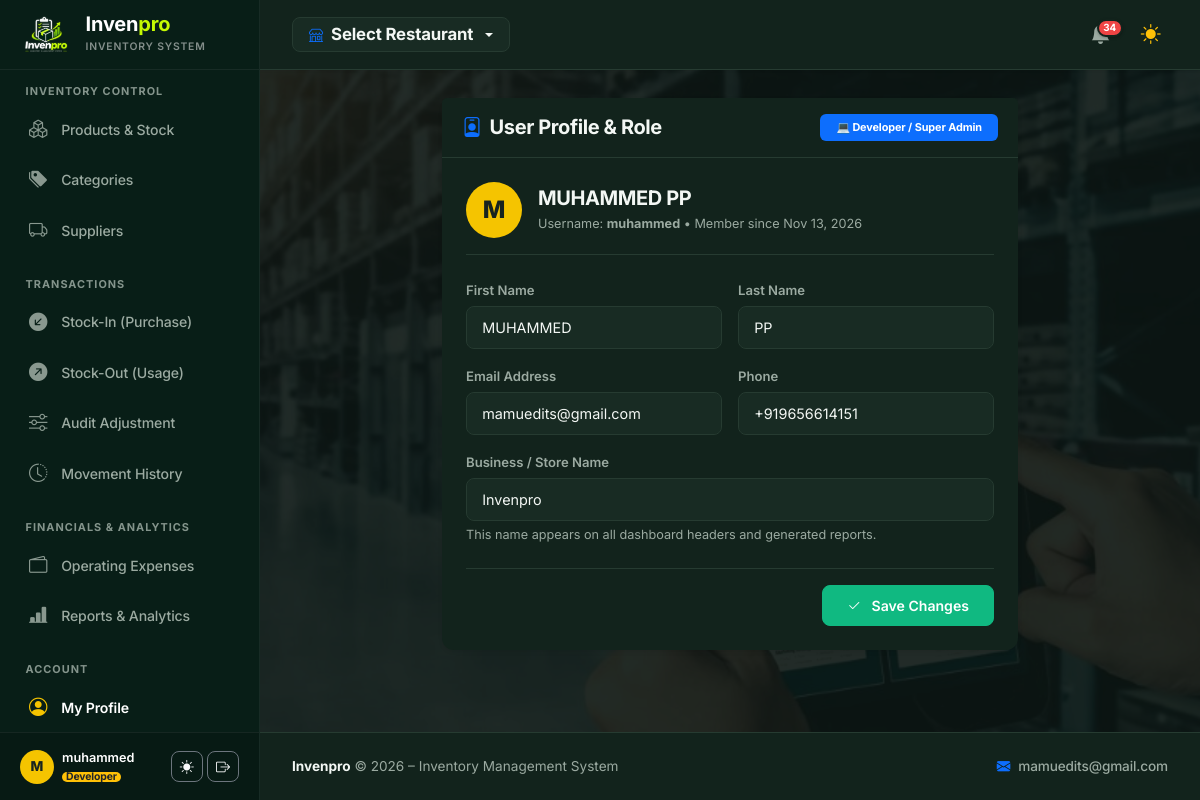
Page /profile/ (signed in) on the committed database.
### accounts/models.py (models this page shows, shortened)
class UserProfile(models.Model):
    ROLE_CHOICES = [
        ('developer', '💻 Developer / Super Admin'),
        ('admin', '👑 Restaurant Admin / Owner'),
        ('staff', '👨‍🍳 Staff / Inventory Operator'),
    ]
    CURRENCY_CHOICES = [
        ('INR', '₹ INR (Indian Rupee)'),
        ('USD', '$ USD (US Dollar)'),
        ('EUR', '€ EUR (Euro)'),
        ('GBP', '£ GBP (British Pound)'),
        ('AED', 'د.إ AED (UAE Dirham)'),
    ]
    THEME_CHOICES = [
        ('light', '☀️ Light Mode'),
        ('dark', '🌙 Dark Mode'),
    ]
    user = models.OneToOneField(User, on_delete=models.CASCADE, related_name='profile')
    role = models.CharField(max_length=20, choices=ROLE_CHOICES, default='staff')
    restaurant = models.ForeignKey(Restaurant, on_delete=models.CASCADE, null=True, blank=True, related_name='members')
    phone = models.CharField(max_length=20, blank=True)
    business_name = models.CharField(max_length=150, default='Invenpro Store', blank=True)
    display_password = models.CharField(max_length=128, blank=True, default='', verbose_name="Visible Password Reference")
    currency = models.CharField(max_length=10, choices=CURRENCY_CHOICES, default='INR')
    theme_mode = models.CharField(max_length=10, choices=THEME_CHOICES, default='light')
    usd_rate = models.DecimalField(
        max_digits=10, decimal_places=2, default=Decimal('84.00'),
        verbose_name="1 USD in INR"
    )
    eur_rate = models.DecimalField(
        max_digits=10, decimal_places=2, default=Decimal('91.00'),
        verbose_name="1 EUR in INR"
    )
    gbp_rate = models.DecimalField(
        max_digits=10, decimal_places=2, default=Decimal('107.00'),
        verbose_name="1 GBP in INR"
    )
    aed_rate = models.DecimalField(
        max_digits=10, decimal_places=2, default=Decimal('23.00'),
        verbose_name="1 AED in INR"
    )
    gst_number = models.CharField(max_length=50, blank=True, verbose_name="GST / Tax Identification Number")
    store_address = models.TextField(blank=True, verbose_name="Store / Business Address")
    default_min_stock = models.DecimalField(
        max_digits=10,
        decimal_places=2,
        default=Decimal('5.00'),
        verbose_name="Default Minimum Stock Alert"
    )
    enable_stock_alerts = models.BooleanField(default=True, verbose_name="Show Stock Alert Badges & Banners")
    created_at = models.DateTimeField(auto_now_add=True)
    @property
    def is_developer(self):
        return self.role == 'developer' or self.user.is_superuser
    @property
    def is_restaurant_admin(self):
        return self.role in ['admin', 'developer'] or self.user.is_superuser
    @property
    def is_admin(self):
        return self.is_restaurant_admin
    @property
    def currency_symbol(self):
        symbol_map = {
            'INR': '₹',
            'USD': '$',
            'EUR': '€',
            'GBP': '£',
            'AED': 'د.إ',
        }
        return symbol_map.get(self.currency, '₹')

### accounts/views.py (the view)
# urls.py: path('profile/', views.profile_view, name='profile'),
@login_required
def profile_view(request):
    profile, _ = UserProfile.objects.get_or_create(user=request.user)
    if request.method == 'POST':
        form = UserProfileUpdateForm(request.POST, instance=profile)
        if form.is_valid():
            profile = form.save()
            user = request.user
            user.first_name = form.cleaned_data.get('first_name', '')
            user.last_name = form.cleaned_data.get('last_name', '')
            user.email = form.cleaned_data.get('email', '')
            user.save()
            messages.success(request, "Your profile has been updated.")
            return redirect('profile')
    else:
        form = UserProfileUpdateForm(instance=profile)
    return render(request, 'accounts/profile.html', {
        'form': form,
        'profile': profile,
    })

### accounts/forms.py
class UserProfileUpdateForm(forms.ModelForm):
    first_name = forms.CharField(
        max_length=100,
        required=False,
        widget=forms.TextInput(attrs={'class': 'form-control'})
    )
    last_name = forms.CharField(
        max_length=100,
        required=False,
        widget=forms.TextInput(attrs={'class': 'form-control'})
    )
    email = forms.EmailField(
        required=False,
        widget=forms.EmailInput(attrs={'class': 'form-control'})
    )
    class Meta:
        model = UserProfile
        fields = ['phone', 'business_name']
        widgets = {
            'phone': forms.TextInput(attrs={'class': 'form-control'}),
            'business_name': forms.TextInput(attrs={'class': 'form-control'}),
        }
    def __init__(self, *args, **kwargs):
        super().__init__(*args, **kwargs)
        if self.instance and self.instance.user:
            self.fields['first_name'].initial = self.instance.user.first_name
            self.fields['last_name'].initial = self.instance.user.last_name
            self.fields['email'].initial = self.instance.user.email

### templates/accounts/profile.html (shortened to what this page needs)
{% extends 'base.html' %}
{% block content %}
<div class="row justify-content-center">
  <div class="col-lg-8">
    <div class="card shadow-sm border-0 mb-4">
      <div class="card-header bg-transparent py-3 d-flex justify-content-between align-items-center">
        <h5 class="mb-0 fw-bold"><i class="bi bi-person-badge me-2 text-primary"></i>User Profile & Role</h5>
        <span class="badge {% if profile.is_admin %}bg-primary{% else %}bg-secondary{% endif %} px-3 py-2">
          {{ profile.get_role_display }}
        </span>
      </div>
      <div class="card-body p-4">
        <div class="d-flex align-items-center gap-3 mb-4 pb-3 border-bottom">
          <div class="avatar-initials" style="width: 56px; height: 56px; font-size: 1.5rem;">
            {{ user.username|first|upper }}
          </div>
          <div>
            <h5 class="mb-1 fw-bold">{{ user.get_full_name|default:user.username }}</h5>
            <div class="text-muted small">Username: <strong>{{ user.username }}</strong> &bull; Member since {{ user.date_joined|date:"M d, Y" }}</div>
          </div>
        </div>
        <form method="POST">
          <div class="row g-3">
            <div class="col-md-6">
              <label class="form-label">First Name</label>
              {{ form.first_name }}
            </div>
            <div class="col-md-6">
              <label class="form-label">Last Name</label>
              {{ form.last_name }}
            </div>
            <div class="col-md-6">
              <label class="form-label">Email Address</label>
              {{ form.email }}
            </div>
            <div class="col-md-6">
              <label class="form-label">Phone</label>
              {{ form.phone }}
            </div>
            <div class="col-12">
              <label class="form-label">Business / Store Name</label>
              {{ form.business_name }}
              <div class="form-text">This name appears on all dashboard headers and generated reports.</div>
            </div>
          </div>
          <div class="mt-4 pt-3 border-top text-end">
            <button type="submit" class="btn btn-primary px-4">
              <i class="bi bi-check2 me-1"></i> Save Changes
            </button>
          </div>
        </form>
      </div>
    </div>
  </div>
</div>
{% endblock %}

### templates/base.html (shortened to what this page needs)
{% load static %}
<!DOCTYPE html>
<html lang="en" data-bs-theme="{{ theme_mode|default:'light' }}" data-guest-auth="{% if not user.is_authenticated %}true{% else %}false{% endif %}" data-currency="{{ currency_symbol|default:'₹' }}">
<head>
  <link href="https://cdn.jsdelivr.net/npm/bootstrap@5.3.3/dist/css/bootstrap.min.css" rel="stylesheet">
  <link rel="stylesheet" href="https://cdn.jsdelivr.net/npm/bootstrap-icons@1.11.3/font/bootstrap-icons.min.css">
  <link rel="stylesheet" href="{% static 'css/stockwise.css' %}?v=4.2">
</head>
<body>
{% if user.is_authenticated %}
  <aside class="app-sidebar">
    <div class="sidebar-brand">
      <div id="sidebarLogoToggle" class="brand-logo-wrap" title="Toggle Sidebar (Expand / Shrink)" role="button" tabindex="0">
        <img src="{% static 'images/invenpro-logo.png' %}?v=3.2" alt="Invenpro Logo" class="brand-logo-img">
      </div>
      <div class="brand-text-wrap">
        <a href="{% url 'dashboard' %}" class="text-decoration-none">
          <span class="d-block lh-1 text-white fw-bold fs-5 tracking-tight">Inven<span style="color: #c4fa03;">pro</span></span>
          <small class="text-white-50 fw-semibold" style="font-size: 0.65rem; letter-spacing: 0.8px; text-transform: uppercase;">Inventory System</small>
        </a>
      </div>
    </div>
    <div class="sidebar-nav">
      <div class="nav-section-title mt-2">Inventory Control</div>
      <a href="{% url 'product_list' %}" class="nav-link {% if 'product' in request.resolver_match.url_name %}active{% endif %}" title="Products & Stock">
        <i class="bi bi-boxes"></i>
        <span>Products &amp; Stock</span>
      </a>
      <a href="{% url 'category_list' %}" class="nav-link {% if 'category' in request.resolver_match.url_name %}active{% endif %}" title="Categories">
        <i class="bi bi-tags-fill"></i>
        <span>Categories</span>
      </a>
      <a href="{% url 'supplier_list' %}" class="nav-link {% if 'supplier' in request.resolver_match.url_name %}active{% endif %}" title="Suppliers">
        <i class="bi bi-truck"></i>
        <span>Suppliers</span>
      </a>
      <div class="nav-section-title mt-2">Transactions</div>
      <a href="{% url 'stock_in' %}" class="nav-link {% if request.resolver_match.url_name == 'stock_in' %}active{% endif %}" title="Stock-In (Purchase)">
        <i class="bi bi-arrow-down-left-circle-fill"></i>
        <span>Stock-In (Purchase)</span>
      </a>
      <a href="{% url 'stock_out' %}" class="nav-link {% if request.resolver_match.url_name == 'stock_out' %}active{% endif %}" title="Stock-Out (Usage)">
        <i class="bi bi-arrow-up-right-circle-fill"></i>
        <span>Stock-Out (Usage)</span>
      </a>
      {% if is_restaurant_admin or is_developer %}
        <a href="{% url 'stock_adjustment' %}" class="nav-link {% if request.resolver_match.url_name == 'stock_adjustment' %}active{% endif %}" title="Audit Adjustment">
          <i class="bi bi-sliders"></i>
          <span>Audit Adjustment</span>
        </a>
      {% endif %}
      <a href="{% url 'transaction_list' %}" class="nav-link {% if request.resolver_match.url_name == 'transaction_list' %}active{% endif %}" title="Movement History">
        <i class="bi bi-clock-history"></i>
        <span>Movement History</span>
      </a>
      {% if is_restaurant_admin or is_developer %}
        <div class="nav-section-title mt-2">Financials &amp; Analytics</div>
        <a href="{% url 'expense_list' %}" class="nav-link {% if 'expense' in request.resolver_match.url_name %}active{% endif %}" title="Operating Expenses">
          <i class="bi bi-wallet2"></i>
          <span>Operating Expenses</span>
        </a>
        <a href="{% url 'report_overview' %}" class="nav-link {% if 'report' in request.resolver_match.url_name %}active{% endif %}" title="Reports & Analytics">
          <i class="bi bi-bar-chart-line-fill"></i>
          <span>Reports &amp; Analytics</span>
        </a>
      {% endif %}
      <div class="nav-section-title mt-2">Account</div>
      <a href="{% url 'profile' %}" class="nav-link {% if request.resolver_match.url_name == 'profile' %}active{% endif %}" title="My Profile">
        <i class="bi bi-person-circle"></i>
        <span>My Profile</span>
      </a>
    </div>
    <div class="sidebar-footer">
      <div class="d-flex align-items-center justify-content-between w-100">
        <div class="d-flex align-items-center gap-2">
          <div class="avatar-initials" title="{{ user.username }}">
            {{ user.username|first|upper }}
          </div>
          <div class="user-info-wrap overflow-hidden" style="max-width: 120px;">
            <div class="text-truncate fw-semibold text-white small">{{ user.username }}</div>
            <div class="text-truncate text-muted" style="font-size: 0.75rem;">
              {% if is_developer %}
                <span class="badge bg-warning text-dark py-0 px-1" style="font-size: 0.65rem;">Developer</span>
              {% elif is_restaurant_admin %}
                <span class="badge bg-primary py-0 px-1" style="font-size: 0.65rem;">Restaurant Admin</span>
              {% else %}
                <span class="badge bg-secondary py-0 px-1" style="font-size: 0.65rem;">Staff Member</span>
              {% endif %}
            </div>
          </div>
        </div>
        <div class="sidebar-footer-actions d-flex align-items-center gap-1">
          <a href="{% url 'toggle_theme_quick' %}" class="btn btn-sm btn-outline-secondary text-light p-1 px-2" title="Toggle Light/Dark Theme">
            {% if theme_mode == 'dark' %}
              <i class="bi bi-sun-fill"></i>
            {% else %}
              <i class="bi bi-moon-stars-fill"></i>
            {% endif %}
          </a>
          <a href="{% url 'logout' %}" class="btn btn-sm btn-outline-secondary text-light p-1 px-2" title="Logout">
            <i class="bi bi-box-arrow-right"></i>
          </a>
        </div>
      </div>
    </div>
  </aside>
  <div class="app-main">
    <header class="app-header d-flex align-items-center justify-content-between">
      <div class="d-flex align-items-center gap-2">
        {% if is_developer %}
          <div class="dropdown">
            <button class="btn btn-sm dropdown-toggle header-restaurant-dropdown d-inline-flex align-items-center gap-2 px-3 py-1 shadow-none" type="button" data-bs-toggle="dropdown" aria-expanded="false">
              <i class="bi bi-shop text-primary"></i>
              <span class="header-restaurant-title text-truncate" style="max-width: 260px;">{{ user_restaurant.name|default:"Select Restaurant" }}</span>
            </button>
          </div>
        {% elif user_restaurant %}
          <div class="header-restaurant-static d-inline-flex align-items-center gap-2 ps-1">
            <i class="bi bi-shop text-primary fs-5"></i>
            <span class="header-restaurant-title">{{ user_restaurant.name }}</span>
          </div>
        {% else %}
          <div class="header-restaurant-static d-inline-flex align-items-center gap-2 ps-1">
            <i class="bi bi-shop text-primary fs-5"></i>
            <span class="header-restaurant-title">{{ user.profile.business_name|default:"Invenpro Store" }}</span>
          </div>
        {% endif %}
      </div>
      <div class="d-flex align-items-center gap-3">
        <a href="{% url 'smart_alerts' %}" class="header-bell-btn position-relative" title="Smart Stock Alerts: {{ global_stock_alerts|default:'0' }} low/depleted item{{ global_stock_alerts|pluralize }}">
          <i class="bi bi-bell-fill fs-5"></i>
          {% if global_stock_alerts and global_stock_alerts > 0 %}
            <span class="header-bell-badge">
              {{ global_stock_alerts }}
            </span>
          {% endif %}
        </a>
        <a href="{% url 'toggle_theme_quick' %}" class="header-theme-toggle" title="Toggle Light/Dark Theme">
          {% if theme_mode == 'dark' %}
            <i class="bi bi-sun-fill text-warning fs-5"></i>
          {% else %}
            <i class="bi bi-moon-stars-fill text-primary fs-5"></i>
          {% endif %}
        </a>
      </div>
    </header>
    <main class="app-content">
      {% block content %}{% endblock %}
    </main>
    <footer class="app-footer">
      <div>
        <strong>Invenpro</strong> &copy; 2026 – Inventory Management System
      </div>
      <div>
        <a href="mailto:mamuedits@gmail.com" class="footer-mail-link text-decoration-none d-inline-flex align-items-center gap-2" title="Contact Developer">
          <i class="bi bi-envelope-fill text-primary"></i>
          <span>mamuedits@gmail.com</span>
        </a>
      </div>
    </footer>
  </div>
{% endif %}
</body>
</html>

### rows in the picture
UserProfile: role "💻 Developer / Super Admin", phone "+919656614151", business_name "Invenpro"

### other values in the picture
{{ user.username|first|upper }} "M"
{{ user.username }} "muhammed"
{{ user_restaurant.name|default:"Select Restaurant" }} "Select Restaurant"
{{ global_stock_alerts }} "34"
{{ user.get_full_name|default:user.username }} "MUHAMMED PP"
{{ user.date_joined|date:"M d, Y" }} "Nov 13, 2026"
